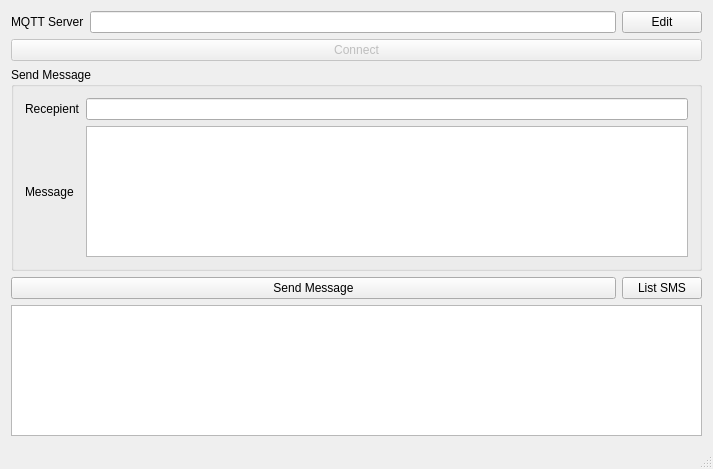
<?xml version="1.0" encoding="UTF-8"?>
<ui version="4.0">
 <class>McpMainWindow</class>
 <widget class="QMainWindow" name="McpMainWindow">
  <property name="geometry">
   <rect>
    <x>0</x>
    <y>0</y>
    <width>713</width>
    <height>469</height>
   </rect>
  </property>
  <property name="windowTitle">
   <string>MCP Client</string>
  </property>
  <widget class="QWidget" name="centralWidget">
   <layout class="QGridLayout" name="gridLayout_3">
    <item row="0" column="0">
     <widget class="QLabel" name="mqttServerLabel">
      <property name="text">
       <string>MQTT Server</string>
      </property>
     </widget>
    </item>
    <item row="0" column="1">
     <widget class="QLineEdit" name="mqttServerEdit">
      <property name="readOnly">
       <bool>true</bool>
      </property>
     </widget>
    </item>
    <item row="5" column="0" colspan="2">
     <spacer name="verticalSpacer">
      <property name="orientation">
       <enum>Qt::Vertical</enum>
      </property>
      <property name="sizeHint" stdset="0">
       <size>
        <width>525</width>
        <height>0</height>
       </size>
      </property>
     </spacer>
    </item>
    <item row="0" column="2">
     <widget class="QPushButton" name="editServerButton">
      <property name="text">
       <string>Edit</string>
      </property>
     </widget>
    </item>
    <item row="2" column="0" colspan="3">
     <widget class="QGroupBox" name="sendMessageGroup">
      <property name="title">
       <string>Send Message</string>
      </property>
      <layout class="QGridLayout" name="gridLayout_2">
       <item row="0" column="0">
        <widget class="QLabel" name="recepientLabel">
         <property name="text">
          <string>Recepient</string>
         </property>
        </widget>
       </item>
       <item row="0" column="1">
        <widget class="QLineEdit" name="recepientEdit"/>
       </item>
       <item row="1" column="0">
        <widget class="QLabel" name="messageLabel">
         <property name="text">
          <string>Message</string>
         </property>
        </widget>
       </item>
       <item row="1" column="1">
        <widget class="QPlainTextEdit" name="messageEdit"/>
       </item>
      </layout>
     </widget>
    </item>
    <item row="4" column="0" colspan="3">
     <widget class="QPlainTextEdit" name="logMessagesEdit">
      <property name="readOnly">
       <bool>true</bool>
      </property>
     </widget>
    </item>
    <item row="1" column="0" colspan="3">
     <widget class="QPushButton" name="connectButton">
      <property name="enabled">
       <bool>false</bool>
      </property>
      <property name="text">
       <string>Connect</string>
      </property>
      <property name="autoDefault">
       <bool>true</bool>
      </property>
     </widget>
    </item>
    <item row="3" column="0" colspan="2">
     <widget class="QPushButton" name="sendMessageButton">
      <property name="text">
       <string>Send Message</string>
      </property>
      <property name="autoDefault">
       <bool>true</bool>
      </property>
     </widget>
    </item>
    <item row="3" column="2">
     <widget class="QPushButton" name="listSmsButton">
      <property name="text">
       <string>List SMS</string>
      </property>
     </widget>
    </item>
   </layout>
  </widget>
  <widget class="QStatusBar" name="statusBar">
   <property name="sizeGripEnabled">
    <bool>true</bool>
   </property>
  </widget>
 </widget>
 <layoutdefault spacing="6" margin="11"/>
 <resources/>
 <connections/>
</ui>
